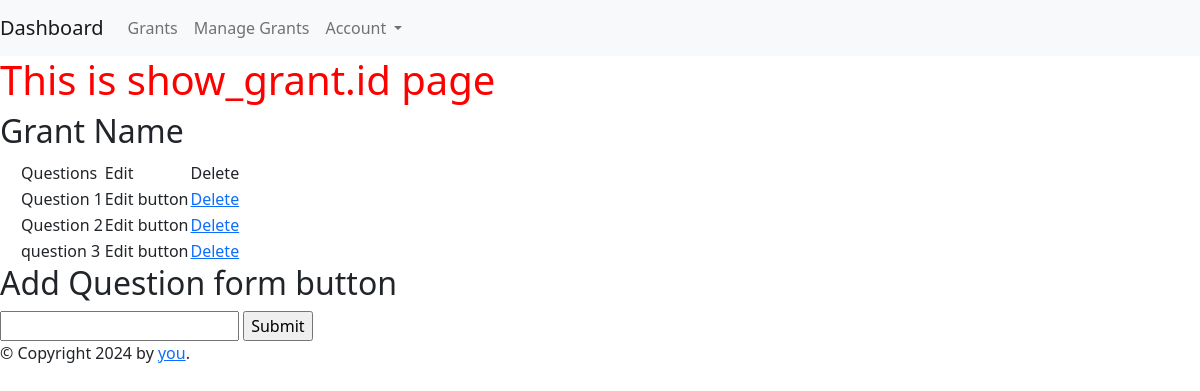
The app's page /show_grant/1, older data.
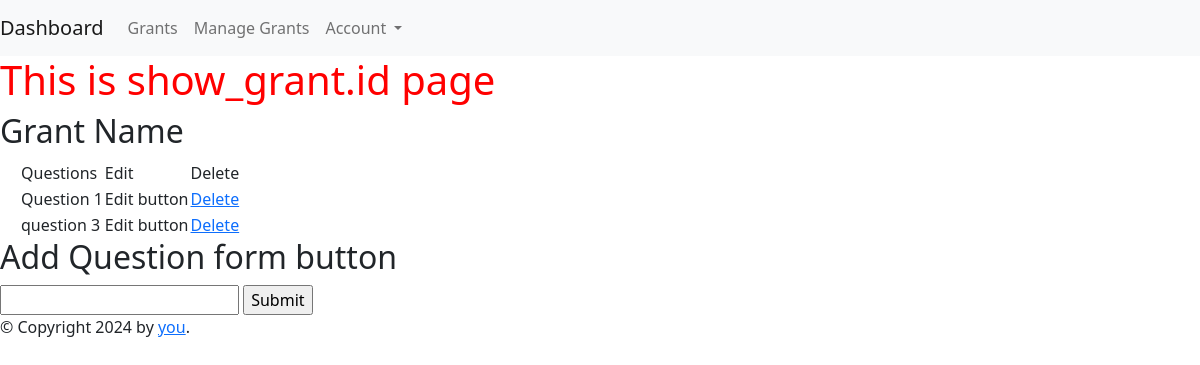
The same page, newer data.
### app.py (models this page shows, shortened)
class GrantQuestion(db.Model):
    id = db.Column(db.Integer, primary_key=True)
    grant_id = db.Column(db.Integer, db.ForeignKey('grant.id'))
    grant = db.relationship('Grant', backref='questions')
    question = db.Column(db.String(200), unique=True, nullable=False)
    created_on = created_on = db.Column(db.DateTime, default=datetime.utcnow)

### app.py (the view, shortened to what this page needs)
@app.route('/show_grant/<int:grant_id>', methods=['GET', 'POST'])
def show_grant(grant_id):
    grant = Grant.query.get_or_404(grant_id)
    list_question = GrantQuestion.query.filter_by(grant_id=grant.id)
    for question in list_question:
        print(question.question)
    addquestionform = AddGrantQuestionForm()
    return render_template('granter/show_grant.html',
        grant=grant,
        addquestionform= addquestionform,
        list_question=list_question
        )

### app.py
class AddGrantQuestionForm(FlaskForm):
    question = StringField("Enter Question", validators=[DataRequired(),])
    submit = SubmitField('Submit')

### templates/granter/show_grant.html (shortened to what this page needs)
{% extends 'base/base.html' %}
{%block content%}
<h1>This is show_grant.id page</h1>
<h2>Grant Name</h2>
<table style="margin-left: 20px;">
        <th>
            <tr>
                <td>Questions</td>
                <td>Edit</td>
                <td>Delete</td>
            </tr>
        </th>
       {%for question in list_question%}
        <tr>
            <td>{{question.question}}</td>
            <td>Edit button</td>
            <td><a href="{{ url_for('delete_show_grant_question', grant_id=grant.id, grantquestion_id=question.id) }}">Delete</a></td>
        </tr>
        {%endfor%}
    </table>
    <h2>Add Question form button</h2>
    <form method="POST" action="">
        {{addquestionform.question}}
        {{addquestionform.submit}}
    </form>
{%endblock%}

### templates/base/base.html (shortened to what this page needs)
<!doctype html>
<html>
  <head>
    {% block head %}
    <link rel="stylesheet" href="">
    {% endblock %}
    <link href="https://cdn.jsdelivr.net/npm/bootstrap@5.2.3/dist/css/bootstrap.min.css" rel="stylesheet">
    <link href="{{ url_for('static', filename='css/style.css') }}" rel="stylesheet">
    <nav class="navbar navbar-expand-lg navbar-light bg-light">
        <a class="navbar-brand" href="{{url_for('dashboard')}}">Dashboard</a>
        <div class="collapse navbar-collapse" id="navbarSupportedContent">
          <ul class="navbar-nav mr-auto">
            <li class="nav-item active">
              <a class="nav-link" href="{{url_for('grant_available')}}">Grants</a>
            </li>
            <li class="nav-item active">
              <a class="nav-link" href="{{url_for('manage_grant')}}">Manage Grants</a>
            </li>
            <li class="nav-item dropdown">
              <a class="nav-link dropdown-toggle" id="navbarDropdown" role="button" data-bs-toggle="dropdown" aria-haspopup="true" aria-expanded="false">
                Account
              </a>
            </li>
          </ul>
        </div>
    </nav>
  </head>
  <body>
    <div id="content">{% block content %}{% endblock %}</div>
    <div id="footer">
      {% block footer %}
      &copy; Copyright 2024 by <a href="">you</a>.
      {% endblock %}
    </div>
  </body>
</html>

### static/css/style.css (style rules this page uses)
h1 { color:red }

Row changes from the older to the newer data that the page shows:
removed GrantQuestion: question "Question 2"
